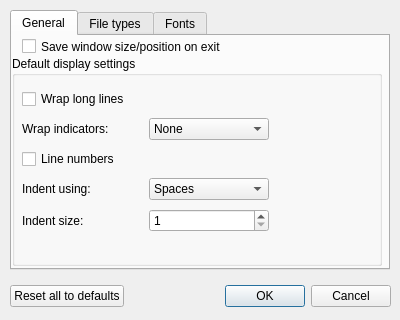
<ui version="4.0" >
 <class>QSciTEPrefs</class>
 <widget class="QDialog" name="QSciTEPrefs" >
  <property name="windowModality" >
   <enum>Qt::WindowModal</enum>
  </property>
  <property name="geometry" >
   <rect>
    <x>0</x>
    <y>0</y>
    <width>400</width>
    <height>320</height>
   </rect>
  </property>
  <property name="windowTitle" >
   <string>Preferences - QSciTE</string>
  </property>
  <widget class="QWidget" name="" >
   <property name="geometry" >
    <rect>
     <x>10</x>
     <y>280</y>
     <width>381</width>
     <height>32</height>
    </rect>
   </property>
   <layout class="QHBoxLayout" >
    <item>
     <widget class="QPushButton" name="btnDefaults" >
      <property name="text" >
       <string>Reset all to defaults</string>
      </property>
     </widget>
    </item>
    <item>
     <spacer>
      <property name="orientation" >
       <enum>Qt::Horizontal</enum>
      </property>
      <property name="sizeHint" >
       <size>
        <width>40</width>
        <height>16</height>
       </size>
      </property>
     </spacer>
    </item>
    <item>
     <widget class="QDialogButtonBox" name="buttonBox" >
      <property name="orientation" >
       <enum>Qt::Horizontal</enum>
      </property>
      <property name="standardButtons" >
       <set>QDialogButtonBox::Cancel|QDialogButtonBox::NoButton|QDialogButtonBox::Ok</set>
      </property>
     </widget>
    </item>
   </layout>
  </widget>
  <widget class="QTabWidget" name="tabs" >
   <property name="geometry" >
    <rect>
     <x>10</x>
     <y>10</y>
     <width>380</width>
     <height>260</height>
    </rect>
   </property>
   <property name="tabShape" >
    <enum>QTabWidget::Rounded</enum>
   </property>
   <property name="currentIndex" >
    <number>0</number>
   </property>
   <widget class="QWidget" name="tabGeneral" >
    <attribute name="title" >
     <string>General</string>
    </attribute>
    <widget class="QCheckBox" name="cbSaveSize" >
     <property name="geometry" >
      <rect>
       <x>10</x>
       <y>0</y>
       <width>240</width>
       <height>21</height>
      </rect>
     </property>
     <property name="text" >
      <string>Save window size/position on exit</string>
     </property>
    </widget>
    <widget class="QGroupBox" name="gbDocMode" >
     <property name="geometry" >
      <rect>
       <x>0</x>
       <y>20</y>
       <width>370</width>
       <height>210</height>
      </rect>
     </property>
     <property name="sizePolicy" >
      <sizepolicy vsizetype="Expanding" hsizetype="Expanding" >
       <horstretch>0</horstretch>
       <verstretch>0</verstretch>
      </sizepolicy>
     </property>
     <property name="title" >
      <string>Default display settings</string>
     </property>
     <property name="flat" >
      <bool>false</bool>
     </property>
     <widget class="QWidget" name="layoutWidget" >
      <property name="geometry" >
       <rect>
        <x>10</x>
        <y>30</y>
        <width>247</width>
        <height>153</height>
       </rect>
      </property>
      <layout class="QVBoxLayout" >
       <item>
        <widget class="QCheckBox" name="cbWrapMode" >
         <property name="text" >
          <string>Wrap long lines</string>
         </property>
        </widget>
       </item>
       <item>
        <layout class="QHBoxLayout" >
         <item>
          <widget class="QLabel" name="lblWrapMarkers" >
           <property name="text" >
            <string>Wrap indicators:</string>
           </property>
           <property name="buddy" >
            <cstring>cbxWrapMarkers</cstring>
           </property>
          </widget>
         </item>
         <item>
          <widget class="QComboBox" name="cbxWrapMarkers" >
           <item>
            <property name="text" >
             <string>None</string>
            </property>
           </item>
           <item>
            <property name="text" >
             <string>Near text</string>
            </property>
           </item>
           <item>
            <property name="text" >
             <string>Near border</string>
            </property>
           </item>
          </widget>
         </item>
        </layout>
       </item>
       <item>
        <widget class="QCheckBox" name="cbLineNos" >
         <property name="text" >
          <string>Line numbers</string>
         </property>
        </widget>
       </item>
       <item>
        <layout class="QHBoxLayout" >
         <item>
          <widget class="QLabel" name="lblUseTabs" >
           <property name="text" >
            <string>Indent using:</string>
           </property>
           <property name="buddy" >
            <cstring>cbxUseTabs</cstring>
           </property>
          </widget>
         </item>
         <item>
          <widget class="QComboBox" name="cbxUseTabs" >
           <item>
            <property name="text" >
             <string>Spaces</string>
            </property>
           </item>
           <item>
            <property name="text" >
             <string>Tabs</string>
            </property>
           </item>
          </widget>
         </item>
        </layout>
       </item>
       <item>
        <layout class="QHBoxLayout" >
         <item>
          <widget class="QLabel" name="lblIndentSize" >
           <property name="text" >
            <string>Indent size:</string>
           </property>
           <property name="buddy" >
            <cstring>sbIndentSize</cstring>
           </property>
          </widget>
         </item>
         <item>
          <widget class="QSpinBox" name="sbIndentSize" >
           <property name="minimum" >
            <number>1</number>
           </property>
          </widget>
         </item>
        </layout>
       </item>
      </layout>
     </widget>
    </widget>
   </widget>
   <widget class="QWidget" name="tabFileTypes" >
    <attribute name="title" >
     <string>File types</string>
    </attribute>
    <widget class="QWidget" name="" >
     <property name="geometry" >
      <rect>
       <x>0</x>
       <y>0</y>
       <width>371</width>
       <height>231</height>
      </rect>
     </property>
     <layout class="QGridLayout" >
      <item row="0" column="0" >
       <widget class="QLabel" name="lblTypes" >
        <property name="text" >
         <string>File types:</string>
        </property>
       </widget>
      </item>
      <item row="0" column="1" >
       <widget class="QLabel" name="lblExtns" >
        <property name="text" >
         <string>Extensions:</string>
        </property>
       </widget>
      </item>
      <item row="0" column="2" >
       <widget class="QLabel" name="lblMagic" >
        <property name="text" >
         <string>First line matches:</string>
        </property>
       </widget>
      </item>
      <item rowspan="2" row="1" column="0" >
       <widget class="QListWidget" name="lwTypes" >
        <property name="sizePolicy" >
         <sizepolicy vsizetype="Preferred" hsizetype="Preferred" >
          <horstretch>0</horstretch>
          <verstretch>0</verstretch>
         </sizepolicy>
        </property>
       </widget>
      </item>
      <item row="1" column="1" >
       <widget class="QListWidget" name="lwExtns" >
        <property name="sizePolicy" >
         <sizepolicy vsizetype="Preferred" hsizetype="Preferred" >
          <horstretch>0</horstretch>
          <verstretch>0</verstretch>
         </sizepolicy>
        </property>
       </widget>
      </item>
      <item row="1" column="2" >
       <widget class="QListWidget" name="lwMagic" >
        <property name="sizePolicy" >
         <sizepolicy vsizetype="Preferred" hsizetype="Preferred" >
          <horstretch>0</horstretch>
          <verstretch>0</verstretch>
         </sizepolicy>
        </property>
       </widget>
      </item>
      <item row="2" column="1" >
       <layout class="QHBoxLayout" >
        <item>
         <widget class="QToolButton" name="btnAddExt" >
          <property name="text" >
           <string>+</string>
          </property>
         </widget>
        </item>
        <item>
         <widget class="QToolButton" name="btnDelExt" >
          <property name="text" >
           <string>-</string>
          </property>
         </widget>
        </item>
       </layout>
      </item>
      <item row="2" column="2" >
       <layout class="QHBoxLayout" >
        <item>
         <widget class="QToolButton" name="btnAddMagic" >
          <property name="text" >
           <string>+</string>
          </property>
         </widget>
        </item>
        <item>
         <widget class="QToolButton" name="btnDelMagic" >
          <property name="text" >
           <string>-</string>
          </property>
         </widget>
        </item>
       </layout>
      </item>
     </layout>
    </widget>
   </widget>
   <widget class="QWidget" name="tabFonts" >
    <attribute name="title" >
     <string>Fonts</string>
    </attribute>
    <widget class="QFontComboBox" name="fontComboBox" >
     <property name="geometry" >
      <rect>
       <x>10</x>
       <y>20</y>
       <width>295</width>
       <height>26</height>
      </rect>
     </property>
    </widget>
    <widget class="QLabel" name="lblFont" >
     <property name="geometry" >
      <rect>
       <x>10</x>
       <y>0</y>
       <width>142</width>
       <height>18</height>
      </rect>
     </property>
     <property name="text" >
      <string>Font for new windows:</string>
     </property>
    </widget>
    <widget class="QGroupBox" name="gbColor" >
     <property name="geometry" >
      <rect>
       <x>0</x>
       <y>80</y>
       <width>371</width>
       <height>101</height>
      </rect>
     </property>
     <property name="title" >
      <string>Plain text color:</string>
     </property>
     <widget class="QWidget" name="" >
      <property name="geometry" >
       <rect>
        <x>10</x>
        <y>25</y>
        <width>351</width>
        <height>66</height>
       </rect>
      </property>
      <layout class="QGridLayout" >
       <item row="0" column="0" >
        <widget class="QLabel" name="lblFore" >
         <property name="text" >
          <string>Foreground:</string>
         </property>
        </widget>
       </item>
       <item row="0" column="1" >
        <widget class="QSpinBox" name="sbFgR" >
         <property name="buttonSymbols" >
          <enum>QAbstractSpinBox::UpDownArrows</enum>
         </property>
         <property name="prefix" >
          <string>R: </string>
         </property>
         <property name="maximum" >
          <number>255</number>
         </property>
        </widget>
       </item>
       <item row="0" column="2" >
        <widget class="QSpinBox" name="sbFgG" >
         <property name="buttonSymbols" >
          <enum>QAbstractSpinBox::UpDownArrows</enum>
         </property>
         <property name="prefix" >
          <string>G: </string>
         </property>
         <property name="maximum" >
          <number>255</number>
         </property>
        </widget>
       </item>
       <item row="0" column="3" >
        <widget class="QSpinBox" name="sbFgB" >
         <property name="buttonSymbols" >
          <enum>QAbstractSpinBox::UpDownArrows</enum>
         </property>
         <property name="prefix" >
          <string>B: </string>
         </property>
         <property name="maximum" >
          <number>255</number>
         </property>
        </widget>
       </item>
       <item row="1" column="0" >
        <widget class="QLabel" name="lblBack" >
         <property name="text" >
          <string>Background:</string>
         </property>
        </widget>
       </item>
       <item row="1" column="1" >
        <widget class="QSpinBox" name="sbBgR" >
         <property name="buttonSymbols" >
          <enum>QAbstractSpinBox::UpDownArrows</enum>
         </property>
         <property name="prefix" >
          <string>R: </string>
         </property>
         <property name="maximum" >
          <number>255</number>
         </property>
         <property name="value" >
          <number>255</number>
         </property>
        </widget>
       </item>
       <item row="1" column="2" >
        <widget class="QSpinBox" name="sbBgG" >
         <property name="buttonSymbols" >
          <enum>QAbstractSpinBox::UpDownArrows</enum>
         </property>
         <property name="prefix" >
          <string>G: </string>
         </property>
         <property name="maximum" >
          <number>255</number>
         </property>
         <property name="value" >
          <number>255</number>
         </property>
        </widget>
       </item>
       <item row="1" column="3" >
        <widget class="QSpinBox" name="sbBgB" >
         <property name="buttonSymbols" >
          <enum>QAbstractSpinBox::UpDownArrows</enum>
         </property>
         <property name="prefix" >
          <string>B: </string>
         </property>
         <property name="maximum" >
          <number>255</number>
         </property>
         <property name="value" >
          <number>255</number>
         </property>
        </widget>
       </item>
      </layout>
     </widget>
    </widget>
    <widget class="QLineEdit" name="txtPreview" >
     <property name="geometry" >
      <rect>
       <x>6</x>
       <y>185</y>
       <width>360</width>
       <height>40</height>
      </rect>
     </property>
     <property name="text" >
      <string>Sample text</string>
     </property>
    </widget>
    <widget class="QWidget" name="" >
     <property name="geometry" >
      <rect>
       <x>10</x>
       <y>50</y>
       <width>351</width>
       <height>34</height>
      </rect>
     </property>
     <layout class="QHBoxLayout" >
      <item>
       <widget class="QLabel" name="lblPtSize" >
        <property name="text" >
         <string>Size:</string>
        </property>
       </widget>
      </item>
      <item>
       <widget class="QSpinBox" name="sbPtSize" >
        <property name="suffix" >
         <string> pt</string>
        </property>
        <property name="minimum" >
         <number>6</number>
        </property>
        <property name="maximum" >
         <number>128</number>
        </property>
        <property name="value" >
         <number>10</number>
        </property>
       </widget>
      </item>
      <item>
       <widget class="QSlider" name="slPtSize" >
        <property name="minimum" >
         <number>6</number>
        </property>
        <property name="maximum" >
         <number>128</number>
        </property>
        <property name="value" >
         <number>10</number>
        </property>
        <property name="orientation" >
         <enum>Qt::Horizontal</enum>
        </property>
        <property name="invertedAppearance" >
         <bool>false</bool>
        </property>
        <property name="invertedControls" >
         <bool>false</bool>
        </property>
        <property name="tickPosition" >
         <enum>QSlider::NoTicks</enum>
        </property>
       </widget>
      </item>
     </layout>
    </widget>
   </widget>
  </widget>
 </widget>
 <resources/>
 <connections>
  <connection>
   <sender>buttonBox</sender>
   <signal>accepted()</signal>
   <receiver>QSciTEPrefs</receiver>
   <slot>accept()</slot>
   <hints>
    <hint type="sourcelabel" >
     <x>390</x>
     <y>311</y>
    </hint>
    <hint type="destinationlabel" >
     <x>157</x>
     <y>274</y>
    </hint>
   </hints>
  </connection>
  <connection>
   <sender>buttonBox</sender>
   <signal>rejected()</signal>
   <receiver>QSciTEPrefs</receiver>
   <slot>reject()</slot>
   <hints>
    <hint type="sourcelabel" >
     <x>390</x>
     <y>311</y>
    </hint>
    <hint type="destinationlabel" >
     <x>286</x>
     <y>274</y>
    </hint>
   </hints>
  </connection>
  <connection>
   <sender>sbPtSize</sender>
   <signal>valueChanged(int)</signal>
   <receiver>slPtSize</receiver>
   <slot>setValue(int)</slot>
   <hints>
    <hint type="sourcelabel" >
     <x>123</x>
     <y>111</y>
    </hint>
    <hint type="destinationlabel" >
     <x>174</x>
     <y>105</y>
    </hint>
   </hints>
  </connection>
  <connection>
   <sender>slPtSize</sender>
   <signal>valueChanged(int)</signal>
   <receiver>sbPtSize</receiver>
   <slot>setValue(int)</slot>
   <hints>
    <hint type="sourcelabel" >
     <x>260</x>
     <y>101</y>
    </hint>
    <hint type="destinationlabel" >
     <x>131</x>
     <y>104</y>
    </hint>
   </hints>
  </connection>
 </connections>
</ui>
